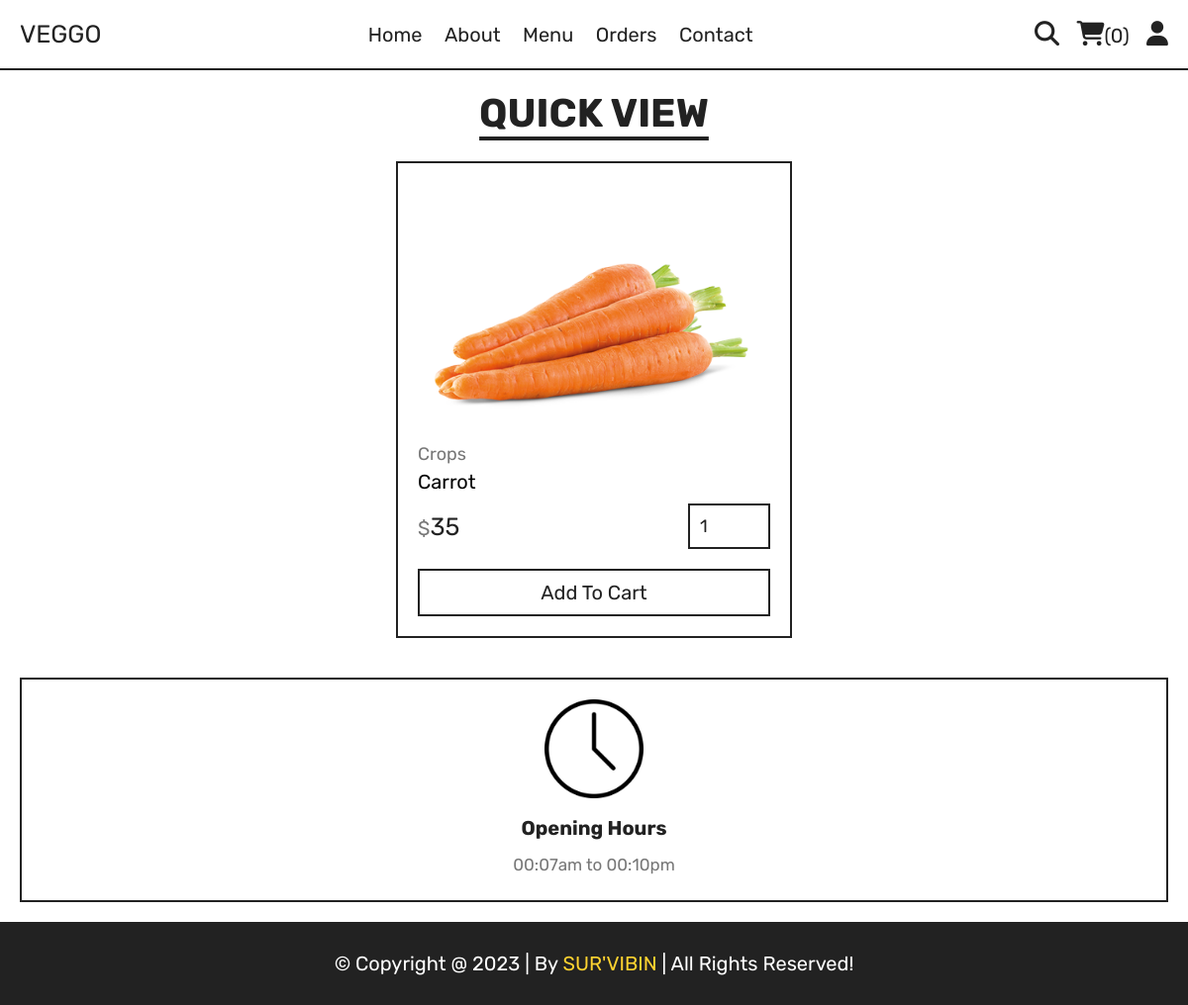
The app's page /quick_view.php?pid=2 with its own data.
### tables this page shows
CREATE TABLE `products` (
  `id` int(100) NOT NULL,
  `name` varchar(100) NOT NULL,
  `category` varchar(100) NOT NULL,
  `price` int(10) NOT NULL,
  `image` varchar(100) NOT NULL
);

### quick_view.php (the view, shortened to what this page needs)
<?php
include 'components/connect.php';
?>
<!DOCTYPE html>
<html lang="en">
<head>
   <link rel="stylesheet" href="https://cdnjs.cloudflare.com/ajax/libs/font-awesome/6.1.1/css/all.min.css">
   <link rel="stylesheet" href="css/style.css">
</head>
<body>
<?php include 'components/user_header.php'; ?>
<section class="quick-view">
   <h1 class="title">Quick View</h1>
   <?php
      $pid = $_GET['pid'];
      $select_products = $conn->prepare("SELECT * FROM `products` WHERE id = ?");
      $select_products->execute([$pid]);
      if($select_products->rowCount() > 0){
         while($fetch_products = $select_products->fetch(PDO::FETCH_ASSOC)){
   ?>
   <form action="" method="post" class="box">
      <img src="uploaded_img/<?= $fetch_products['image']; ?>" alt="">
      <a href="category.php?category=<?= $fetch_products['category']; ?>" class="cat"><?= $fetch_products['category']; ?></a>
      <div class="name"><?= $fetch_products['name']; ?></div>
      <div class="flex">
         <div class="price"><span>$</span><?= $fetch_products['price']; ?></div>
         <input type="number" name="qty" class="qty" min="1" max="99" value="1" maxlength="2">
      </div>
      <button type="submit" name="add_to_cart" class="cart-btn">add to cart</button>
   </form>
   <?php
         }
      }else{
         echo '<p class="empty">no products added yet!</p>';
      }
   ?>
</section>
<?php include 'components/footer.php'; ?>
</body>
</html>

### css/style.css (style rules this page uses)
:root { --yellow:#fed330; --red:#e74c3c; --white:#fff; --black:#222; --light-color:#777; --border:.2rem solid var(--black); }
* { font-family: 'Rubik', sans-serif; margin:0; padding:0; box-sizing: border-box; outline: none; border: none; text-decoration: none; }
html { font-size: 62.5%; overflow-x: hidden; scroll-behavior: smooth; stop-opacity: 7rem; }
section { margin:0 auto; max-width: 1200px; padding:2rem; }
.title { text-align: center; margin-bottom: 2.5rem; font-size: 4rem; color:var(--black); text-transform: uppercase; text-decoration: underline; text-underline-offset: 1rem; }
.quick-view form { max-width: 40rem; padding:2rem; border:var(--border); position: relative; margin:0 auto; }
.quick-view form img { height: 25rem; width: 100%; object-fit: contain; margin-bottom: 1rem; }
.quick-view form .cat { font-size: 1.8rem; color:var(--light-color); }
.quick-view form .name { font-size: 2rem; margin:.5rem 0; }
.quick-view form .flex { display: flex; justify-content: space-between; align-items: center; gap:1.5rem; margin:1rem 0; }
.quick-view form .flex .price { font-size: 2.5rem; color:var(--black); }
.quick-view form .flex .price span { font-size: 2rem; color:var(--light-color); }
.quick-view form .flex .qty { border:var(--border); padding:1rem; font-size: 1.8rem; color:var(--black); }
.quick-view form .cart-btn { width: 100%; padding:1rem 3rem; text-align: center; border:var(--border); font-size: 2rem; color:var(--black); cursor: pointer; text-transform: capitalize; background: none; margin-top: 1rem; }

### records on screen
products: image (picture), category "Crops", name "Carrot", price "35"

### other values on screen
$total_cart_items "0"
